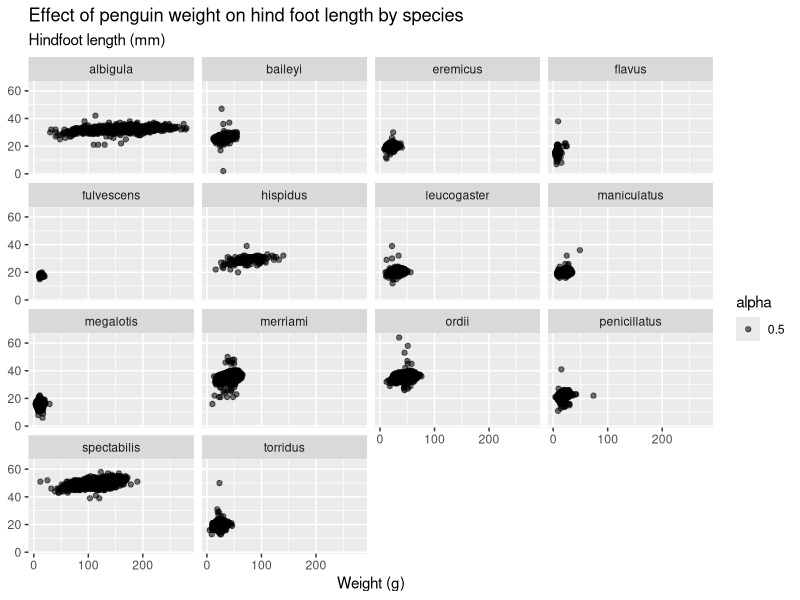
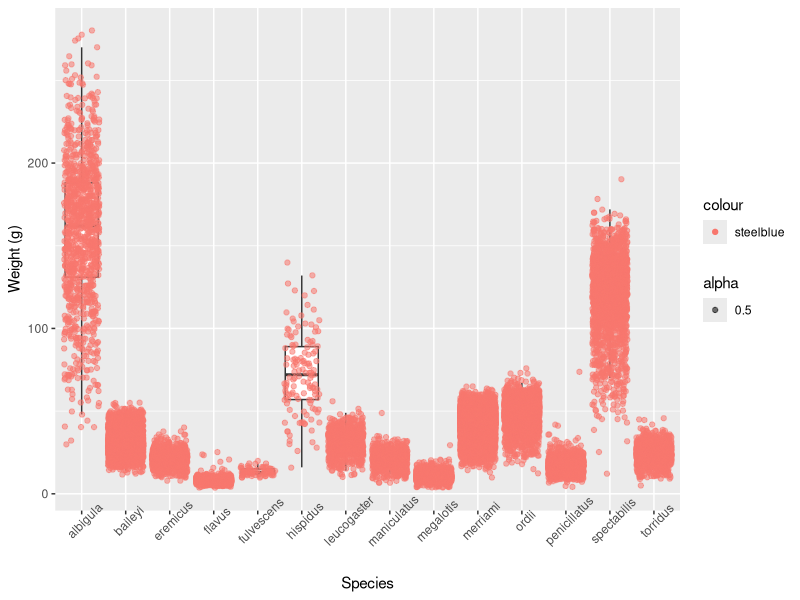
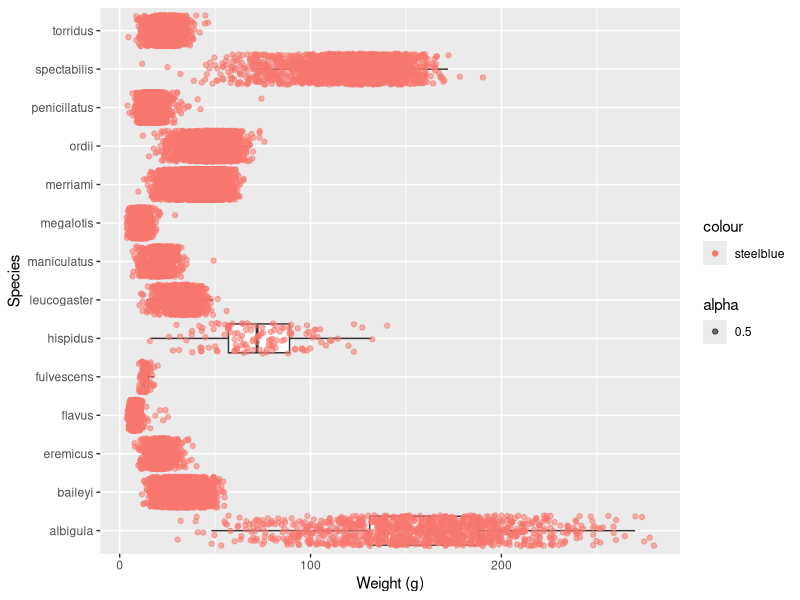

The R script that drew these images, in order:
## ---- chunk 1
#| label: setup
#| message: false

library(tidyverse)

## ---- chunk 2
#| label: load-data
#| message: false

surveys <- read_csv(here::here("data", "surveys.csv"))
## ---- chunk 3
#| label: scatterplot

ggplot(data = surveys,
       mapping = aes(x = weight,
                     y = hindfoot_length,
                     alpha = 0.5
       )) +
  geom_point() +
  facet_wrap(facets = vars(species)) +
  labs(title = "Effect of penguin weight on hind foot length by species",
       subtitle = "Hindfoot length (mm)",
       x = "Weight (g)",
       y = NULL)
## ---- chunk 4
#| label: boxplot

ggplot(data = surveys,
       mapping = aes(x = species,
                     y = weight)) +
  geom_boxplot(outliers = FALSE) + 
  # geom_point()
  geom_jitter(aes(color = "steelblue",
                  alpha = 0.5)) +
  labs(x = "Species",
       y = "Weight (g)") +
  theme(axis.text.x = element_text(angle = 45))

## ---- chunk 5
#| label: rotated-boxplot

ggplot(data = surveys,
       mapping = aes(x = weight,
         y = species)) +
  geom_boxplot(outliers = FALSE) + 
  # geom_point()
  geom_jitter(aes(color = "steelblue",
                  alpha = 0.5)) +
  labs(y = "Species",
       x = "Weight (g)")
## ---- chunk 6
#| label: anova

species_mod <- aov(data = surveys, weight ~ species)

summary(species_mod)
